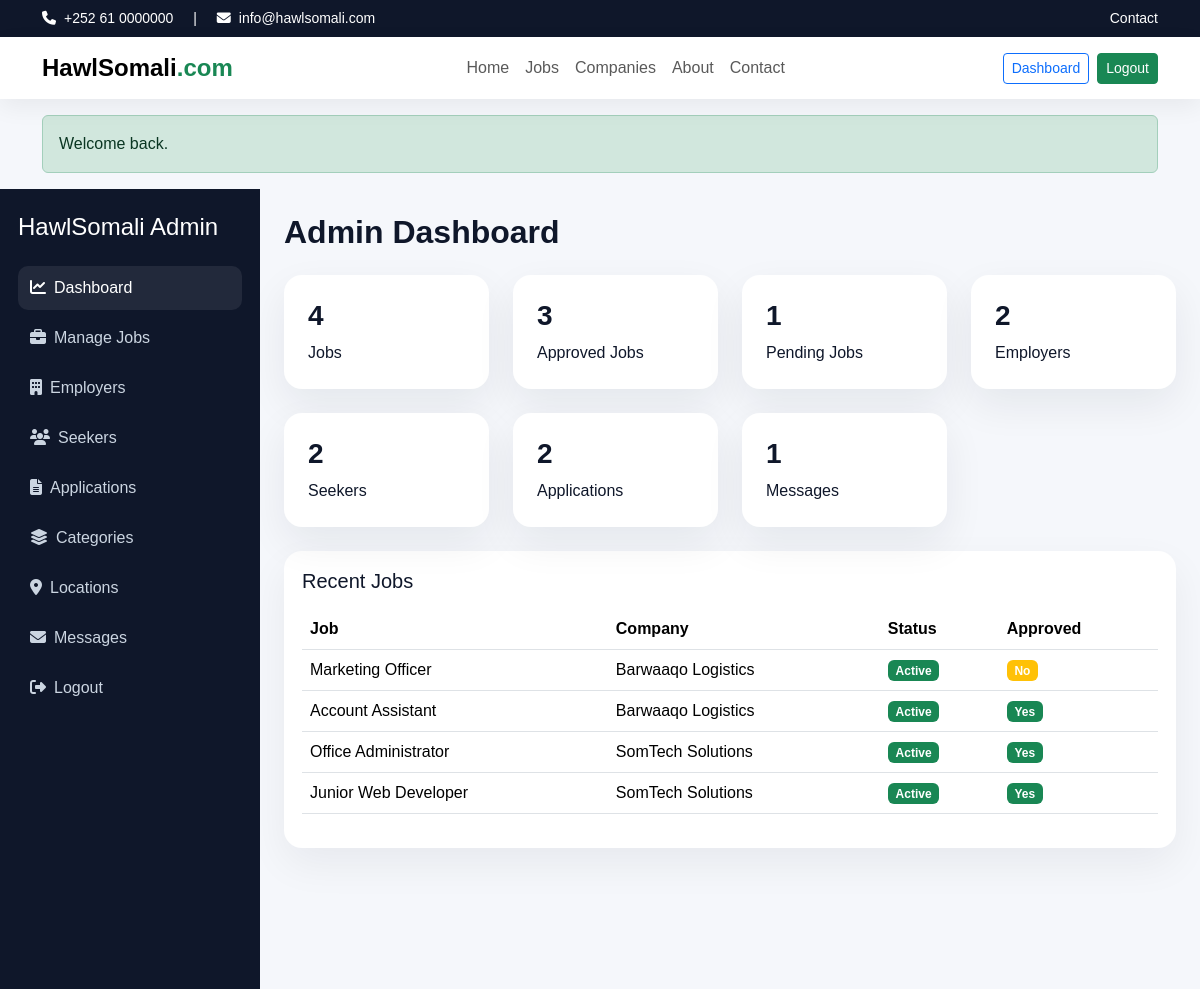
Page /admin/dashboard.php (signed in) on the committed database.
### tables this page shows
CREATE TABLE jobs (
  id INT AUTO_INCREMENT PRIMARY KEY,
  employer_id INT NOT NULL,
  category_id INT NOT NULL,
  location_id INT NOT NULL,
  title VARCHAR(180) NOT NULL,
  job_type VARCHAR(50) NOT NULL DEFAULT 'Full Time',
  salary_min DECIMAL(10,2) NOT NULL DEFAULT 0.00,
  salary_max DECIMAL(10,2) NOT NULL DEFAULT 0.00,
  experience_level VARCHAR(100) DEFAULT NULL,
  education_level VARCHAR(100) DEFAULT NULL,
  vacancy_count INT NOT NULL DEFAULT 1,
  deadline DATE DEFAULT NULL,
  description TEXT,
  requirements TEXT,
  responsibilities TEXT,
  status VARCHAR(20) NOT NULL DEFAULT 'active',
  is_approved TINYINT(1) NOT NULL DEFAULT 0,
  is_featured TINYINT(1) NOT NULL DEFAULT 0,
  created_at DATETIME DEFAULT CURRENT_TIMESTAMP,
  CONSTRAINT fk_jobs_employer FOREIGN KEY (employer_id) REFERENCES employers(id) ON DELETE CASCADE,
  CONSTRAINT fk_jobs_category FOREIGN KEY (category_id) REFERENCES categories(id),
  CONSTRAINT fk_jobs_location FOREIGN KEY (location_id) REFERENCES locations(id)
);

CREATE TABLE employers (
  id INT AUTO_INCREMENT PRIMARY KEY,
  company_name VARCHAR(150) NOT NULL,
  email VARCHAR(150) NOT NULL UNIQUE,
  password VARCHAR(255) NOT NULL,
  phone VARCHAR(30) DEFAULT NULL,
  address VARCHAR(255) DEFAULT NULL,
  website VARCHAR(150) DEFAULT NULL,
  description TEXT,
  logo VARCHAR(255) DEFAULT NULL,
  status VARCHAR(20) NOT NULL DEFAULT 'active',
  created_at DATETIME DEFAULT CURRENT_TIMESTAMP
);

### admin/dashboard.php (the view, shortened to what this page needs)
<?php
require_once __DIR__ . '/../config/db.php'; require_once __DIR__ . '/../includes/functions.php'; require_login('admin');
$stats=[
 'jobs'=>count_row($pdo,'jobs'),
 'approved_jobs'=>count_row($pdo,'jobs','is_approved=1'),
 'pending_jobs'=>count_row($pdo,'jobs','is_approved=0'),
 'employers'=>count_row($pdo,'employers'),
 'seekers'=>count_row($pdo,'job_seekers'),
 'applications'=>count_row($pdo,'applications'),
 'messages'=>count_row($pdo,'contact_messages')
];
$recent=$pdo->query("SELECT j.id,j.title,j.status,j.is_approved,e.company_name FROM jobs j JOIN employers e ON j.employer_id=e.id ORDER BY j.id DESC LIMIT 8")->fetchAll();
include __DIR__ . '/../includes/header.php'; include __DIR__ . '/../includes/navbar.php';
?>
<div class="dashboard-layout">
 <?php include __DIR__ . '/partials/sidebar.php'; ?>
 <div class="dashboard-main">
  <h2 class="section-title mb-4">Admin Dashboard</h2>
  <div class="row g-4 mb-4">
    <?php foreach($stats as $label=>$value): ?><div class="col-md-3"><div class="metric-card p-4"><h3><?= $value ?></h3><p class="mb-0 text-capitalize"><?= str_replace('_',' ',$label) ?></p></div></div><?php endforeach; ?>
  </div>
  <div class="table-card">
    <h5 class="mb-3">Recent Jobs</h5>
    <div class="table-responsive">
      <table class="table"><thead><tr><th>Job</th><th>Company</th><th>Status</th><th>Approved</th></tr></thead><tbody>
        <?php foreach($recent as $r): ?><tr><td><?= e($r['title']) ?></td><td><?= e($r['company_name']) ?></td><td><?= app_status_badge($r['status']) ?></td><td><?= $r['is_approved'] ? '<span class="badge bg-success">Yes</span>' : '<span class="badge bg-warning">No</span>' ?></td></tr><?php endforeach; ?>
      </tbody></table>
    </div>
  </div>
 </div>
</div>

### includes/functions.php (shortened to what this page needs)
<?php
function e($value) {
    return htmlspecialchars((string)$value, ENT_QUOTES, 'UTF-8');
}
function count_row($pdo, $table, $where = '1=1') {
    return (int)$pdo->query("SELECT COUNT(*) FROM {$table} WHERE {$where}")->fetchColumn();
}
function app_status_badge($status) {
    $map = [
        'pending' => 'warning',
        'shortlisted' => 'info',
        'accepted' => 'success',
        'rejected' => 'danger',
        'draft' => 'secondary',
        'active' => 'success',
        'closed' => 'dark'
    ];
    $class = $map[$status] ?? 'secondary';
    return '<span class="badge bg-' . $class . '">' . e(ucfirst($status)) . '</span>';
}
?>

### assets/css/style.css (style rules this page uses)
:root { --primary:#1d4ed8; --secondary:#0f172a; --accent:#16a34a; --soft:#f8fafc; --muted:#64748b; }
body { font-family:Arial,Helvetica,sans-serif;background:#f5f7fb;color:#0f172a; }
.hero-card,.search-card,.metric-card,.job-card,.feature-card,.content-card,.sidebar-card { background:#fff;border-radius:18px;box-shadow:0 16px 40px rgba(15,23,42,.07); }
.metric-card h3 { font-weight:700; }
.section-title { font-weight:800; }
.dashboard-layout { display:flex;min-height:100vh;background:#f5f7fb; }
.dashboard-main { flex:1;padding:24px; }
.table-card { background:#fff;border-radius:18px;padding:18px;box-shadow:0 16px 40px rgba(15,23,42,.06); }

### rows in the picture
jobs: is_approved "1", id "2", title "Office Administrator", employer.company_name "SomTech Solutions", status "Active", shows "Yes"
jobs: title "Marketing Officer", employer.company_name "Barwaaqo Logistics", status "Active", is_approved "No"
jobs: title "Account Assistant", employer.company_name "Barwaaqo Logistics", status "Active", is_approved "Yes"
jobs: title "Junior Web Developer", employer.company_name "SomTech Solutions", status "Active", is_approved "Yes"

### other values in the picture
$msg "Welcome back."
$value "4"
str_replace('_',' ',$label) "Jobs"
$value "3"
str_replace('_',' ',$label) "Approved Jobs"
str_replace('_',' ',$label) "Pending Jobs"
str_replace('_',' ',$label) "Employers"
str_replace('_',' ',$label) "Seekers"
str_replace('_',' ',$label) "Applications"
str_replace('_',' ',$label) "Messages"
